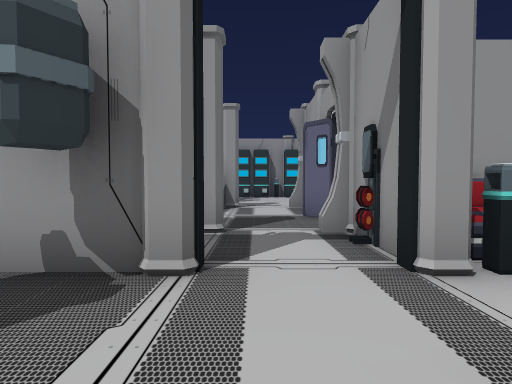
View 1 (above)

24 first-person views from a walk through a scene from a Unity 3-D project. The camera is 1.5 m above the floor, tilts 2° down and sees 80° across. Doors are open. The floor is counted in squares, 2 m on a side. Each view is taken from the middle of a square. On the plan, view 1 faces up. The plan holds only what a view shows up to about 10 squares ahead; the rest is blank. The player is left out.

View 2
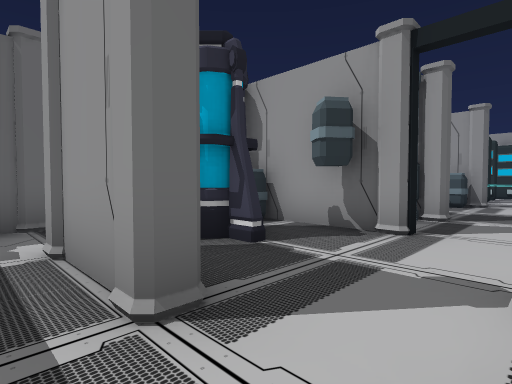

View 3
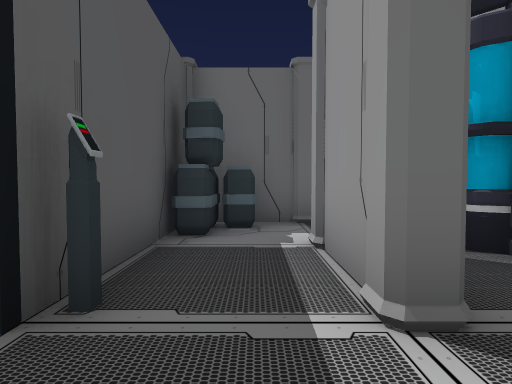

View 4
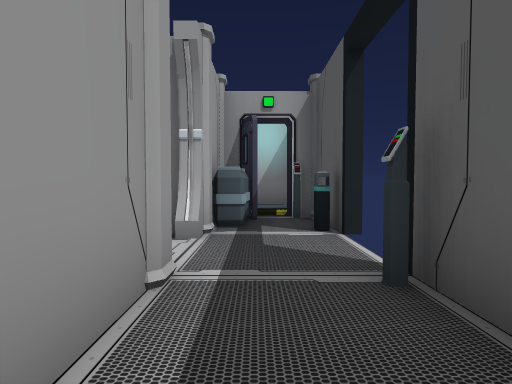

View 5
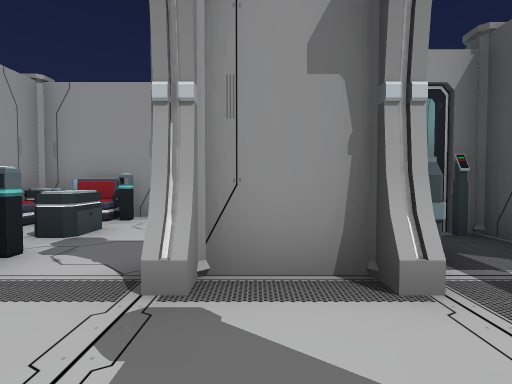

View 6
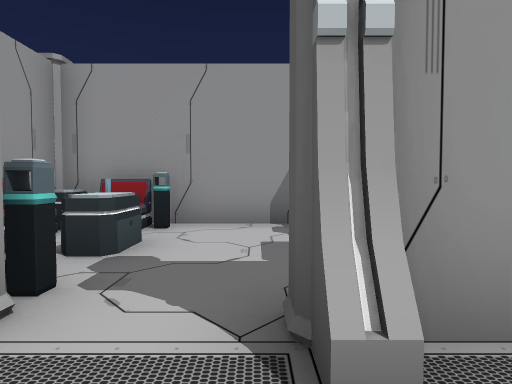

View 7
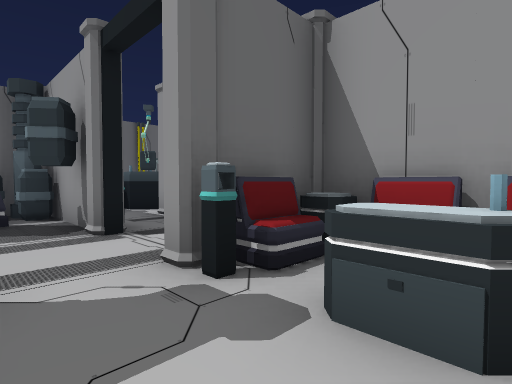

View 8
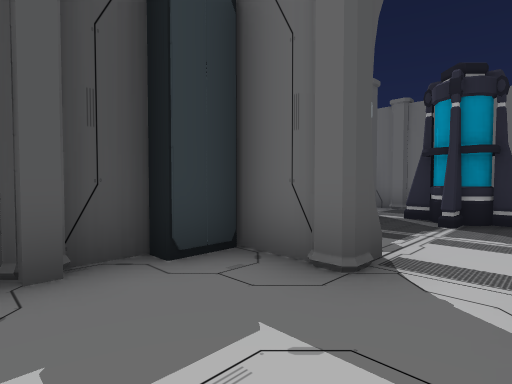

View 9
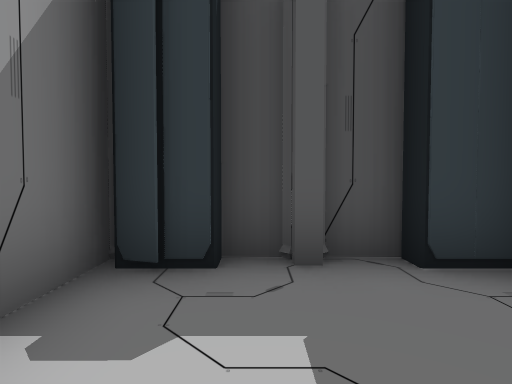

View 10
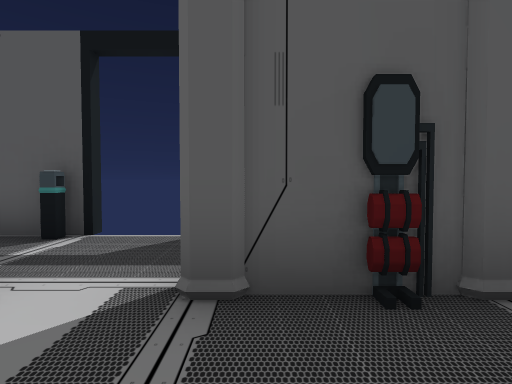

View 11
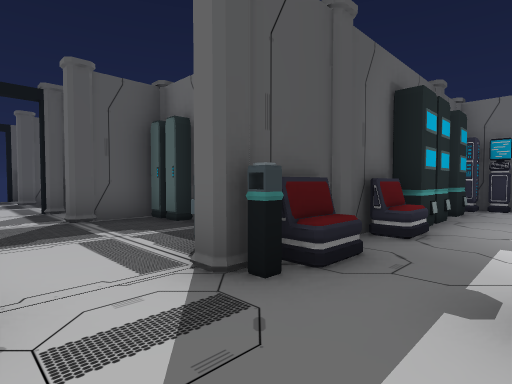

View 12
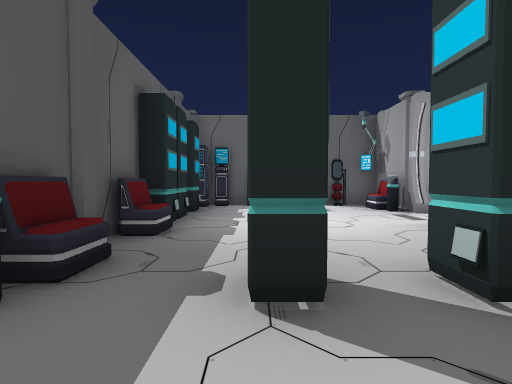

View 13
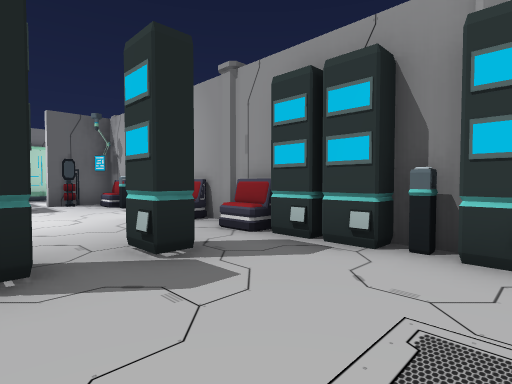

View 14
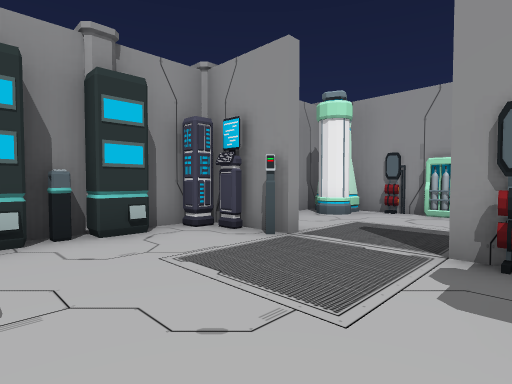

View 15
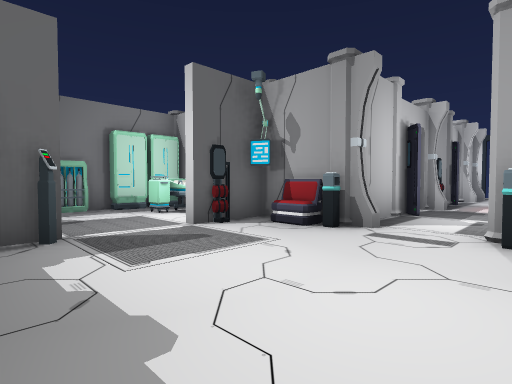

View 16
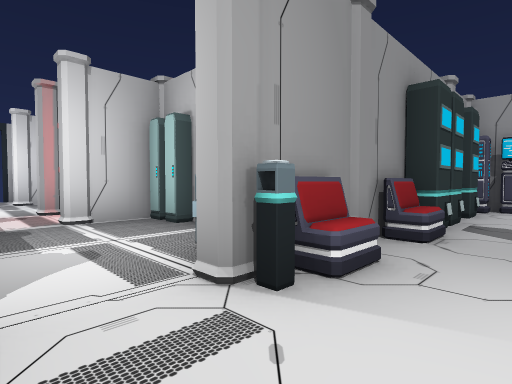

View 17
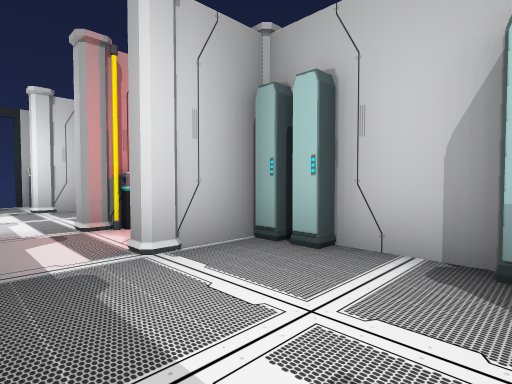

View 18
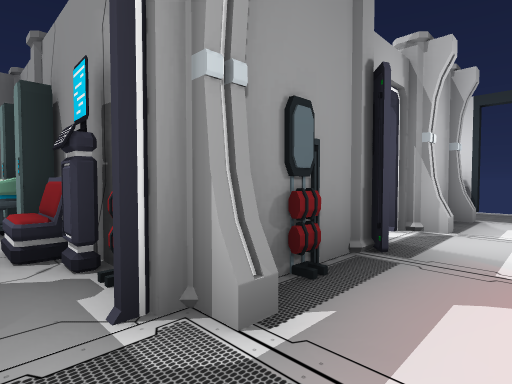

View 19
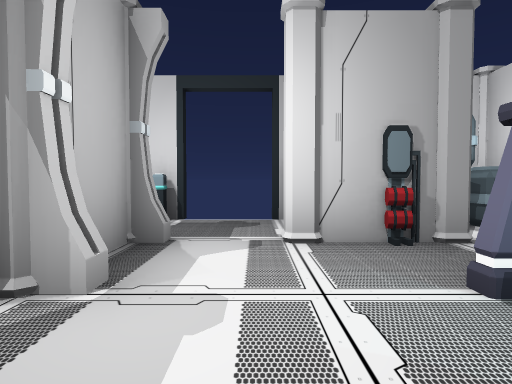

View 20
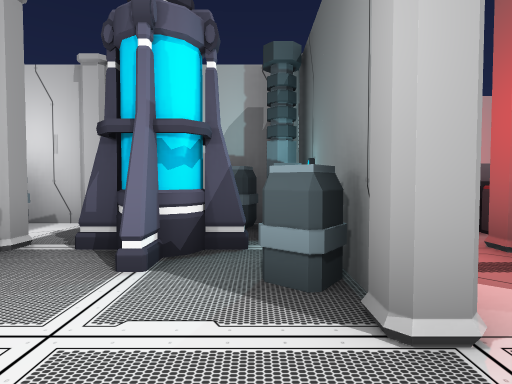

View 21
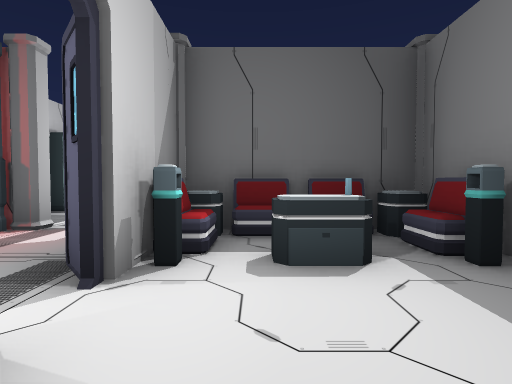

View 22
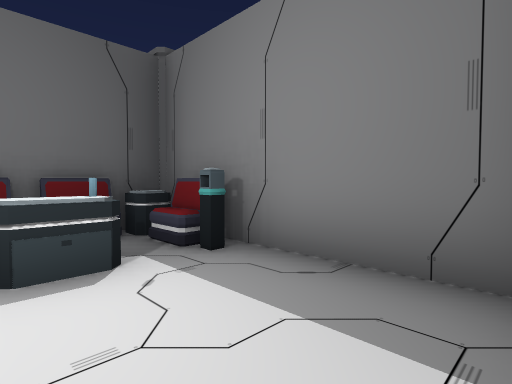

View 23
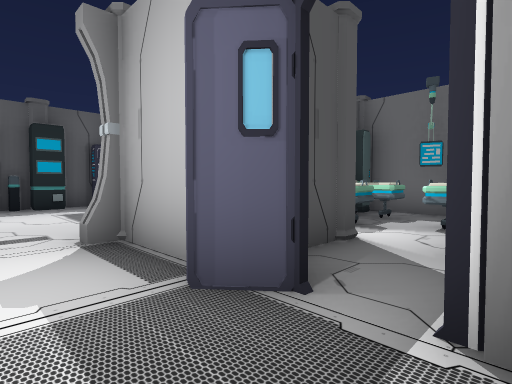

View 24
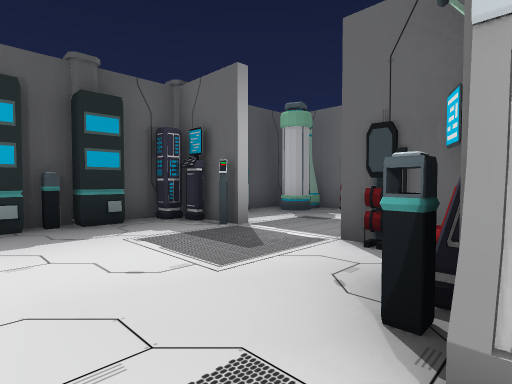

### Floor plan
Key: @ floor where view 1 was taken; # wall or solid block; . floor; D open door; O other object.
Columns run from 13 left of view 1 to 8 right of it. Each row starts with its distance up from view 1.
 28        D
 27       ODD#   O
 26        ...O.O#
 25       O..OO..O
 24   #...#...O.
 23   #...O...O#O#
 22   #...O..OOOO#
 21   #OOOOO.O#  O
 20   #OOOOO.O.
 19   OOO#OO.OOOO
 18   O...O..OO O
 17 #.O.O#O...#
 16 #O O ##..OO
 15 ##  O#O..O#O# OO#O ###
 14 #OO.#OO..O.OOO.OO#.OO#
 13 #OO. .O..O..O...##..O#
 12 #O..................O#
 11 #...##......O.......
 10 #O..##O....OO...O
  9 ###O OOO O#OO.#O
  8             O..
  7             ...O
  6         OO O...O
  5          OOOO.#O#  O
  4          ...O.OOOOO#
  3          O##ODDOOOO#
  2         #OO.ODDO..O#
  1         # OO..O#...#
  0           O..@.#...#
 -1         O.OOO.#O#OOO
 -2         #O.....OO  #
 -3         OOO.#DDO###
 -4         O ### D

Positions as (right, up) in squares from view 1, and headings:
1: (0, 0), facing up
2: (1, -2), facing up-left
3: (1, -2), facing left
4: (-3, -2), facing right
5: (-1, 0), facing right
6: (0, 1), facing right
7: (4, 1), facing up-left
8: (4, 2), facing down-left
9: (4, 2), facing down
10: (-1, 1), facing down
11: (1, 11), facing down-left
12: (1, 11), facing left
13: (2, 11), facing up-left
14: (0, 10), facing up-right
15: (-4, 10), facing up-left
16: (-6, 13), facing up-right
17: (-6, 16), facing up-right
18: (-5, 18), facing up-left
19: (-5, 21), facing up
20: (-6, 22), facing right
21: (-8, 24), facing down
22: (-8, 24), facing down-left
23: (-5, 19), facing down-left
24: (-5, 15), facing down-left
